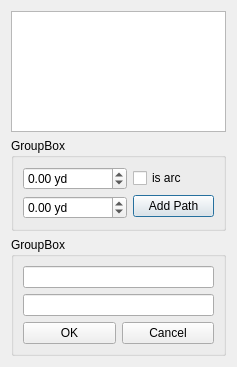
<?xml version="1.0" encoding="UTF-8"?>
<ui version="4.0">
 <class>PBCCreateMotionRouteDialog</class>
 <widget class="QDialog" name="PBCCreateMotionRouteDialog">
  <property name="geometry">
   <rect>
    <x>0</x>
    <y>0</y>
    <width>237</width>
    <height>367</height>
   </rect>
  </property>
  <property name="windowTitle">
   <string>Dialog</string>
  </property>
  <layout class="QVBoxLayout" name="verticalLayout_4">
   <item>
    <widget class="QListWidget" name="listWidget"/>
   </item>
   <item>
    <widget class="QGroupBox" name="groupBox_2">
     <property name="title">
      <string>GroupBox</string>
     </property>
     <layout class="QHBoxLayout" name="horizontalLayout_2">
      <item>
       <layout class="QVBoxLayout" name="verticalLayout_2">
        <item>
         <widget class="QDoubleSpinBox" name="xSpinBox">
          <property name="correctionMode">
           <enum>QAbstractSpinBox::CorrectToPreviousValue</enum>
          </property>
          <property name="suffix">
           <string> yd</string>
          </property>
          <property name="minimum">
           <double>-999999999.000000000000000</double>
          </property>
          <property name="maximum">
           <double>999999999.000000000000000</double>
          </property>
          <property name="singleStep">
           <double>0.500000000000000</double>
          </property>
         </widget>
        </item>
        <item>
         <widget class="QDoubleSpinBox" name="ySpinBox">
          <property name="suffix">
           <string> yd</string>
          </property>
          <property name="minimum">
           <double>-999999999.000000000000000</double>
          </property>
          <property name="maximum">
           <double>999999999.000000000000000</double>
          </property>
          <property name="singleStep">
           <double>0.500000000000000</double>
          </property>
         </widget>
        </item>
       </layout>
      </item>
      <item>
       <layout class="QVBoxLayout" name="verticalLayout_3">
        <item>
         <widget class="QCheckBox" name="isArcCheckBox">
          <property name="text">
           <string>is arc</string>
          </property>
         </widget>
        </item>
        <item>
         <widget class="QPushButton" name="addPathButton">
          <property name="text">
           <string>Add Path</string>
          </property>
         </widget>
        </item>
       </layout>
      </item>
     </layout>
    </widget>
   </item>
   <item>
    <widget class="QGroupBox" name="groupBox">
     <property name="title">
      <string>GroupBox</string>
     </property>
     <layout class="QVBoxLayout" name="verticalLayout">
      <item>
       <widget class="QLineEdit" name="nameEdit"/>
      </item>
      <item>
       <widget class="QLineEdit" name="codeNameEdit"/>
      </item>
      <item>
       <layout class="QHBoxLayout" name="horizontalLayout">
        <item>
         <widget class="QPushButton" name="okButton">
          <property name="text">
           <string>OK</string>
          </property>
         </widget>
        </item>
        <item>
         <widget class="QPushButton" name="cancelButton">
          <property name="text">
           <string>Cancel</string>
          </property>
         </widget>
        </item>
       </layout>
      </item>
     </layout>
    </widget>
   </item>
  </layout>
 </widget>
 <resources/>
 <connections>
  <connection>
   <sender>cancelButton</sender>
   <signal>clicked()</signal>
   <receiver>PBCCreateMotionRouteDialog</receiver>
   <slot>reject()</slot>
   <hints>
    <hint type="sourcelabel">
     <x>168</x>
     <y>333</y>
    </hint>
    <hint type="destinationlabel">
     <x>118</x>
     <y>183</y>
    </hint>
   </hints>
  </connection>
  <connection>
   <sender>okButton</sender>
   <signal>clicked()</signal>
   <receiver>PBCCreateMotionRouteDialog</receiver>
   <slot>accept()</slot>
   <hints>
    <hint type="sourcelabel">
     <x>68</x>
     <y>333</y>
    </hint>
    <hint type="destinationlabel">
     <x>118</x>
     <y>183</y>
    </hint>
   </hints>
  </connection>
  <connection>
   <sender>addPathButton</sender>
   <signal>clicked()</signal>
   <receiver>PBCCreateMotionRouteDialog</receiver>
   <slot>addPath()</slot>
   <hints>
    <hint type="sourcelabel">
     <x>168</x>
     <y>200</y>
    </hint>
    <hint type="destinationlabel">
     <x>118</x>
     <y>183</y>
    </hint>
   </hints>
  </connection>
 </connections>
 <slots>
  <slot>addPath()</slot>
 </slots>
</ui>
